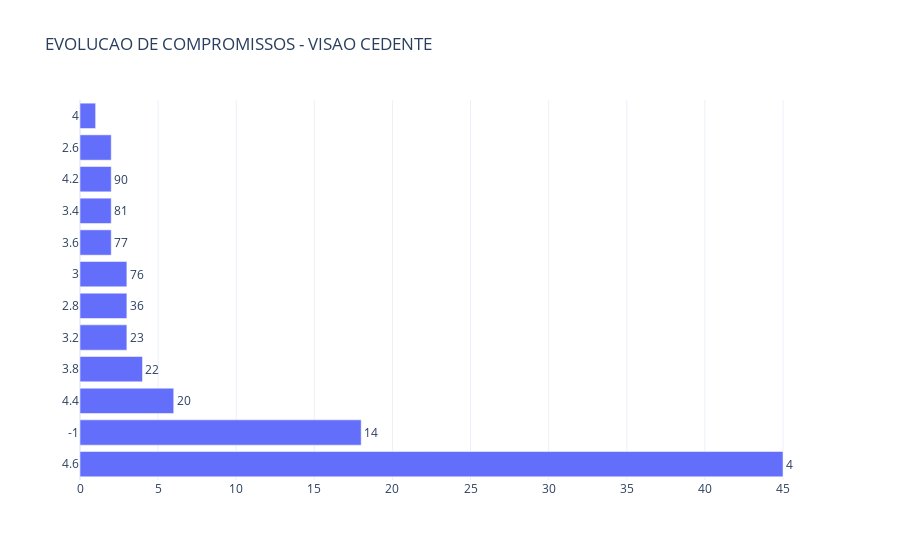

Here is the notebook cell this chart was saved with:
### Code cell
def convert_value(a):
    try:
        v = []
        for n in a.split(' '):
            if str.isnumeric(n):
                v.append(int(n))
        if len(v) > 0:
            return np.max(v)
        else:
            return a
    except:
        return a

def clear_consultas(aux_consultas):
    if aux_consultas['MES/ANO'].iloc[-1].count('TOTAL') >= 1:
        aux_consultas = aux_consultas.iloc[:-1]

    for c in aux_consultas.columns[1:]:
        r = []
        for i in aux_consultas[c]:
            if i.count('-')>2:
                r.append(np.nan)
            else:
                v = convert_value(i)
                
                r.append(float(str(v).replace('.','')))
        aux_consultas[c] = r
        
    return aux_consultas

def evolucao_cedente(line):
    try:

        aux_consultas = pd.DataFrame(line)
        aux_consultas.columns = ['MES/ANO','VENCIDOS','A VENCER','TOTAL']
        aux_consultas = clear_consultas(aux_consultas)
        score = 0

        for i in range(0,len(aux_consultas)):
            if (aux_consultas.iloc[i]['VENCIDOS'] > 0) or (aux_consultas.iloc[i]['A VENCER'] > 0):
                if i < 3:
                    score += 0.8
                else:
                    score += 0.2

        return score
    except:
        return -1

    

df_final['EvolucaoCompromissos'] = df['EVOLUCAO DE COMPROMISSOS - VISAO CEDENTE (VALORES EM R$)'].apply(evolucao_cedente)
aux_plot = df_final['EvolucaoCompromissos'].value_counts()
fig = go.Figure(data=[go.Bar(
            y=[round(i,4) for i in aux_plot.keys()], x=aux_plot.values,
            text = null_columns.values,
            textposition='auto',
            orientation = 'h'
            
        )])
fig.update_traces(textposition='outside')
fig.update_layout(title = "EVOLUCAO DE COMPROMISSOS - VISAO CEDENTE", template = 'plotly_white')
fig.update_yaxes(type='category')
fig.show()

### Figure 1 — Plotly figure (JSON) as saved in the notebook; plotly's stock layout.template omitted (floating-point values rounded to 4 significant figures)
{"data": [{"orientation": "h", "text": [4, 14, 20, 22, 23, 36, 76, 77, 81, 90], "textposition": "outside", "type": "bar", "x": [45, 18, 6, 4, 3, 3, 3, 2, 2, 2, 2, 1], "y": [4.6, -1, 4.4, 3.8, 3.2, 2.8, 3, 3.6, 3.4, 4.2, 2.6, 4]}], "layout": {"title": {"text": "EVOLUCAO DE COMPROMISSOS - VISAO CEDENTE"}, "yaxis": {"type": "category"}}}
